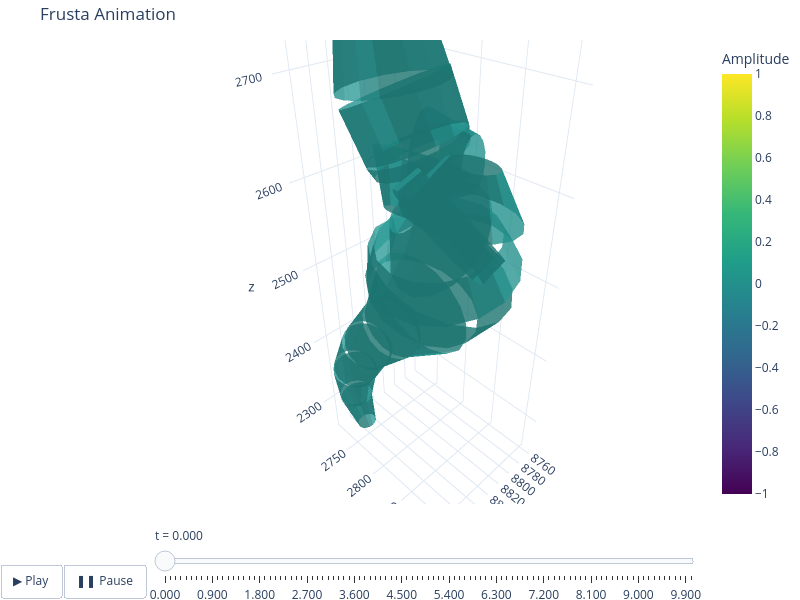

Source (notebook cell):
### Code cell
# create a timeseries data block and animate it using animate_frusta_timeseries
import numpy as np

n_frusta = frusta.n_frusta
T = 10
dt = 0.1
time_domain = np.linspace(0, T, int(T / dt) + 1)
freqs = np.random.uniform(3, 30, n_frusta) / T
V = np.zeros((len(time_domain), n_frusta))
for i, t in enumerate(time_domain):
    V[i, :] = np.sin(freqs * t)

fig = animate_frusta_timeseries(
    frusta,
    time_domain=time_domain,
    amplitudes=V,
    fps=10,
)
fig.show()

### Figure 1 — Plotly figure (JSON) as saved in the notebook; plotly's stock layout.template omitted (floating-point values rounded to 4 significant figures; data arrays with more than 128 entries replaced by an {"elided": "..."} marker saying what was removed)
{"data": [{"cmax": 1.0, "cmin": -1.0, "colorbar": {"title": {"text": "Amplitude"}}, "colorscale": [[0, "#440154"], [0.1111, "#482878"], [0.2222, "#3e4989"], [0.3333, "#31688e"], [0.4444, "#26828e"], [0.5556, "#1f9e89"], [0.6667, "#35b779"], [0.7778, "#6ece58"], [0.8889, "#b5de2b"], [1, "#fde725"]], "flatshading": true, "i": {"elided": "480 int values"}, "intensity": {"elided": "480 int values"}, "intensitymode": "cell", "j": {"elided": "480 int values"}, "k": {"elided": "480 int values"}, "name": "frusta", "opacity": 0.8, "showscale": true, "type": "mesh3d", "x": {"elided": "480 float values"}, "y": {"elided": "480 float values"}, "z": {"elided": "480 float values"}}], "layout": {"height": 600, "margin": {"b": 0, "l": 0, "r": 0, "t": 40}, "scene": {"aspectmode": "data"}, "showlegend": false, "sliders": [{"active": 0, "currentvalue": {"prefix": "t = ", "visible": true}, "steps": [{"args": [["time=0.000"], {"frame": {"duration": 0}, "mode": "immediate", "transition": {"duration": 0}}], "label": "0.000", "method": "animate"}, {"args": [["time=0.100"], {"frame": {"duration": 0}, "mode": "immediate", "transition": {"duration": 0}}], "label": "0.100", "method": "animate"}, {"args": [["time=0.200"], {"frame": {"duration": 0}, "mode": "immediate", "transition": {"duration": 0}}], "label": "0.200", "method": "animate"}, {"args": [["time=0.300"], {"frame": {"duration": 0}, "mode": "immediate", "transition": {"duration": 0}}], "label": "0.300", "method": "animate"}, {"args": [["time=0.400"], {"frame": {"duration": 0}, "mode": "immediate", "transition": {"duration": 0}}], "label": "0.400", "method": "animate"}, {"args": [["time=0.500"], {"frame": {"duration": 0}, "mode": "immediate", "transition": {"duration": 0}}], "label": "0.500", "method": "animate"}, {"args": [["time=0.600"], {"frame": {"duration": 0}, "mode": "immediate", "transition": {"duration": 0}}], "label": "0.600", "method": "animate"}, {"args": [["time=0.700"], {"frame": {"duration": 0}, "mode": "immediate", "transition": {"duration": 0}}], "label": "0.700", "method": "animate"}, {"args": [["time=0.800"], {"frame": {"duration": 0}, "mode": "immediate", "transition": {"duration": 0}}], "label": "0.800", "method": "animate"}, {"args": [["time=0.900"], {"frame": {"duration": 0}, "mode": "immediate", "transition": {"duration": 0}}], "label": "0.900", "method": "animate"}, {"args": [["time=1.000"], {"frame": {"duration": 0}, "mode": "immediate", "transition": {"duration": 0}}], "label": "1.000", "method": "animate"}, {"args": [["time=1.100"], {"frame": {"duration": 0}, "mode": "immediate", "transition": {"duration": 0}}], "label": "1.100", "method": "animate"}, {"args": [["time=1.200"], {"frame": {"duration": 0}, "mode": "immediate", "transition": {"duration": 0}}], "label": "1.200", "method": "animate"}, {"args": [["time=1.300"], {"frame": {"duration": 0}, "mode": "immediate", "transition": {"duration": 0}}], "label": "1.300", "method": "animate"}, {"args": [["time=1.400"], {"frame": {"duration": 0}, "mode": "immediate", "transition": {"duration": 0}}], "label": "1.400", "method": "animate"}, {"args": [["time=1.500"], {"frame": {"duration": 0}, "mode": "immediate", "transition": {"duration": 0}}], "label": "1.500", "method": "animate"}, {"args": [["time=1.600"], {"frame": {"duration": 0}, "mode": "immediate", "transition": {"duration": 0}}], "label": "1.600", "method": "animate"}, {"args": [["time=1.700"], {"frame": {"duration": 0}, "mode": "immediate", "transition": {"duration": 0}}], "label": "1.700", "method": "animate"}, {"args": [["time=1.800"], {"frame": {"duration": 0}, "mode": "immediate", "transition": {"duration": 0}}], "label": "1.800", "method": "animate"}, {"args": [["time=1.900"], {"frame": {"duration": 0}, "mode": "immediate", "transition": {"duration": 0}}], "label": "1.900", "method": "animate"}, {"args": [["time=2.000"], {"frame": {"duration": 0}, "mode": "immediate", "transition": {"duration": 0}}], "label": "2.000", "method": "animate"}, {"args": [["time=2.100"], {"frame": {"duration": 0}, "mode": "immediate", "transition": {"duration": 0}}], "label": "2.100", "method": "animate"}, {"args": [["time=2.200"], {"frame": {"duration": 0}, "mode": "immediate", "transition": {"duration": 0}}], "label": "2.200", "method": "animate"}, {"args": [["time=2.300"], {"frame": {"duration": 0}, "mode": "immediate", "transition": {"duration": 0}}], "label": "2.300", "method": "animate"}, {"args": [["time=2.400"], {"frame": {"duration": 0}, "mode": "immediate", "transition": {"duration": 0}}], "label": "2.400", "method": "animate"}, {"args": [["time=2.500"], {"frame": {"duration": 0}, "mode": "immediate", "transition": {"duration": 0}}], "label": "2.500", "method": "animate"}, {"args": [["time=2.600"], {"frame": {"duration": 0}, "mode": "immediate", "transition": {"duration": 0}}], "label": "2.600", "method": "animate"}, {"args": [["time=2.700"], {"frame": {"duration": 0}, "mode": "immediate", "transition": {"duration": 0}}], "label": "2.700", "method": "animate"}, {"args": [["time=2.800"], {"frame": {"duration": 0}, "mode": "immediate", "transition": {"duration": 0}}], "label": "2.800", "method": "animate"}, {"args": [["time=2.900"], {"frame": {"duration": 0}, "mode": "immediate", "transition": {"duration": 0}}], "label": "2.900", "method": "animate"}, {"args": [["time=3.000"], {"frame": {"duration": 0}, "mode": "immediate", "transition": {"duration": 0}}], "label": "3.000", "method": "animate"}, {"args": [["time=3.100"], {"frame": {"duration": 0}, "mode": "immediate", "transition": {"duration": 0}}], "label": "3.100", "method": "animate"}, {"args": [["time=3.200"], {"frame": {"duration": 0}, "mode": "immediate", "transition": {"duration": 0}}], "label": "3.200", "method": "animate"}, {"args": [["time=3.300"], {"frame": {"duration": 0}, "mode": "immediate", "transition": {"duration": 0}}], "label": "3.300", "method": "animate"}, {"args": [["time=3.400"], {"frame": {"duration": 0}, "mode": "immediate", "transition": {"duration": 0}}], "label": "3.400", "method": "animate"}, {"args": [["time=3.500"], {"frame": {"duration": 0}, "mode": "immediate", "transition": {"duration": 0}}], "label": "3.500", "method": "animate"}, {"args": [["time=3.600"], {"frame": {"duration": 0}, "mode": "immediate", "transition": {"duration": 0}}], "label": "3.600", "method": "animate"}, {"args": [["time=3.700"], {"frame": {"duration": 0}, "mode": "immediate", "transition": {"duration": 0}}], "label": "3.700", "method": "animate"}, {"args": [["time=3.800"], {"frame": {"duration": 0}, "mode": "immediate", "transition": {"duration": 0}}], "label": "3.800", "method": "animate"}, {"args": [["time=3.900"], {"frame": {"duration": 0}, "mode": "immediate", "transition": {"duration": 0}}], "label": "3.900", "method": "animate"}, {"args": [["time=4.000"], {"frame": {"duration": 0}, "mode": "immediate", "transition": {"duration": 0}}], "label": "4.000", "method": "animate"}, {"args": [["time=4.100"], {"frame": {"duration": 0}, "mode": "immediate", "transition": {"duration": 0}}], "label": "4.100", "method": "animate"}, {"args": [["time=4.200"], {"frame": {"duration": 0}, "mode": "immediate", "transition": {"duration": 0}}], "label": "4.200", "method": "animate"}, {"args": [["time=4.300"], {"frame": {"duration": 0}, "mode": "immediate", "transition": {"duration": 0}}], "label": "4.300", "method": "animate"}, {"args": [["time=4.400"], {"frame": {"duration": 0}, "mode": "immediate", "transition": {"duration": 0}}], "label": "4.400", "method": "animate"}, {"args": [["time=4.500"], {"frame": {"duration": 0}, "mode": "immediate", "transition": {"duration": 0}}], "label": "4.500", "method": "animate"}, {"args": [["time=4.600"], {"frame": {"duration": 0}, "mode": "immediate", "transition": {"duration": 0}}], "label": "4.600", "method": "animate"}, {"args": [["time=4.700"], {"frame": {"duration": 0}, "mode": "immediate", "transition": {"duration": 0}}], "label": "4.700", "method": "animate"}, {"args": [["time=4.800"], {"frame": {"duration": 0}, "mode": "immediate", "transition": {"duration": 0}}], "label": "4.800", "method": "animate"}, {"args": [["time=4.900"], {"frame": {"duration": 0}, "mode": "immediate", "transition": {"duration": 0}}], "label": "4.900", "method": "animate"}, {"args": [["time=5.000"], {"frame": {"duration": 0}, "mode": "immediate", "transition": {"duration": 0}}], "label": "5.000", "method": "animate"}, {"args": [["time=5.100"], {"frame": {"duration": 0}, "mode": "immediate", "transition": {"duration": 0}}], "label": "5.100", "method": "animate"}, {"args": [["time=5.200"], {"frame": {"duration": 0}, "mode": "immediate", "transition": {"duration": 0}}], "label": "5.200", "method": "animate"}, {"args": [["time=5.300"], {"frame": {"duration": 0}, "mode": "immediate", "transition": {"duration": 0}}], "label": "5.300", "method": "animate"}, {"args": [["time=5.400"], {"frame": {"duration": 0}, "mode": "immediate", "transition": {"duration": 0}}], "label": "5.400", "method": "animate"}, {"args": [["time=5.500"], {"frame": {"duration": 0}, "mode": "immediate", "transition": {"duration": 0}}], "label": "5.500", "method": "animate"}, {"args": [["time=5.600"], {"frame": {"duration": 0}, "mode": "immediate", "transition": {"duration": 0}}], "label": "5.600", "method": "animate"}, {"args": [["time=5.700"], {"frame": {"duration": 0}, "mode": "immediate", "transition": {"duration": 0}}], "label": "5.700", "method": "animate"}, {"args": [["time=5.800"], {"frame": {"duration": 0}, "mode": "immediate", "transition": {"duration": 0}}], "label": "5.800", "method": "animate"}, {"args": [["time=5.900"], {"frame": {"duration": 0}, "mode": "immediate", "transition": {"duration": 0}}], "label": "5.900", "method": "animate"}, {"args": [["time=6.000"], {"frame": {"duration": 0}, "mode": "immediate", "transition": {"duration": 0}}], "label": "6.000", "method": "animate"}, {"args": [["time=6.100"], {"frame": {"duration": 0}, "mode": "immediate", "transition": {"duration": 0}}], "label": "6.100", "method": "animate"}, {"args": [["time=6.200"], {"frame": {"duration": 0}, "mode": "immediate", "transition": {"duration": 0}}], "label": "6.200", "method": "animate"}, {"args": [["time=6.300"], {"frame": {"duration": 0}, "mode": "immediate", "transition": {"duration": 0}}], "label": "6.300", "method": "animate"}, {"args": [["time=6.400"], {"frame": {"duration": 0}, "mode": "immediate", "transition": {"duration": 0}}], "label": "6.400", "method": "animate"}, {"args": [["time=6.500"], {"frame": {"duration": 0}, "mode": "immediate", "transition": {"duration": 0}}], "label": "6.500", "method": "animate"}, {"args": [["time=6.600"], {"frame": {"duration": 0}, "mode": "immediate", "transition": {"duration": 0}}], "label": "6.600", "method": "animate"}, {"args": [["time=6.700"], {"frame": {"duration": 0}, "mode": "immediate", "transition": {"duration": 0}}], "label": "6.700", "method": "animate"}, {"args": [["time=6.800"], {"frame": {"duration": 0}, "mode": "immediate", "transition": {"duration": 0}}], "label": "6.800", "method": "animate"}, {"args": [["time=6.900"], {"frame": {"duration": 0}, "mode": "immediate", "transition": {"duration": 0}}], "label": "6.900", "method": "animate"}, {"args": [["time=7.000"], {"frame": {"duration": 0}, "mode": "immediate", "transition": {"duration": 0}}], "label": "7.000", "method": "animate"}, {"args": [["time=7.100"], {"frame": {"duration": 0}, "mode": "immediate", "transition": {"duration": 0}}], "label": "7.100", "method": "animate"}, {"args": [["time=7.200"], {"frame": {"duration": 0}, "mode": "immediate", "transition": {"duration": 0}}], "label": "7.200", "method": "animate"}, {"args": [["time=7.300"], {"frame": {"duration": 0}, "mode": "immediate", "transition": {"duration": 0}}], "label": "7.300", "method": "animate"}, {"args": [["time=7.400"], {"frame": {"duration": 0}, "mode": "immediate", "transition": {"duration": 0}}], "label": "7.400", "method": "animate"}, {"args": [["time=7.500"], {"frame": {"duration": 0}, "mode": "immediate", "transition": {"duration": 0}}], "label": "7.500", "method": "animate"}, {"args": [["time=7.600"], {"frame": {"duration": 0}, "mode": "immediate", "transition": {"duration": 0}}], "label": "7.600", "method": "animate"}, {"args": [["time=7.700"], {"frame": {"duration": 0}, "mode": "immediate", "transition": {"duration": 0}}], "label": "7.700", "method": "animate"}, {"args": [["time=7.800"], {"frame": {"duration": 0}, "mode": "immediate", "transition": {"duration": 0}}], "label": "7.800", "method": "animate"}, {"args": [["time=7.900"], {"frame": {"duration": 0}, "mode": "immediate", "transition": {"duration": 0}}], "label": "7.900", "method": "animate"}, {"args": [["time=8.000"], {"frame": {"duration": 0}, "mode": "immediate", "transition": {"duration": 0}}], "label": "8.000", "method": "animate"}, {"args": [["time=8.100"], {"frame": {"duration": 0}, "mode": "immediate", "transition": {"duration": 0}}], "label": "8.100", "method": "animate"}, {"args": [["time=8.200"], {"frame": {"duration": 0}, "mode": "immediate", "transition": {"duration": 0}}], "label": "8.200", "method": "animate"}, {"args": [["time=8.300"], {"frame": {"duration": 0}, "mode": "immediate", "transition": {"duration": 0}}], "label": "8.300", "method": "animate"}, {"args": [["time=8.400"], {"frame": {"duration": 0}, "mode": "immediate", "transition": {"duration": 0}}], "label": "8.400", "method": "animate"}, {"args": [["time=8.500"], {"frame": {"duration": 0}, "mode": "immediate", "transition": {"duration": 0}}], "label": "8.500", "method": "animate"}, {"args": [["time=8.600"], {"frame": {"duration": 0}, "mode": "immediate", "transition": {"duration": 0}}], "label": "8.600", "method": "animate"}, {"args": [["time=8.700"], {"frame": {"duration": 0}, "mode": "immediate", "transition": {"duration": 0}}], "label": "8.700", "method": "animate"}, {"args": [["time=8.800"], {"frame": {"duration": 0}, "mode": "immediate", "transition": {"duration": 0}}], "label": "8.800", "method": "animate"}, {"args": [["time=8.900"], {"frame": {"duration": 0}, "mode": "immediate", "transition": {"duration": 0}}], "label": "8.900", "method": "animate"}, {"args": [["time=9.000"], {"frame": {"duration": 0}, "mode": "immediate", "transition": {"duration": 0}}], "label": "9.000", "method": "animate"}, {"args": [["time=9.100"], {"frame": {"duration": 0}, "mode": "immediate", "transition": {"duration": 0}}], "label": "9.100", "method": "animate"}, {"args": [["time=9.200"], {"frame": {"duration": 0}, "mode": "immediate", "transition": {"duration": 0}}], "label": "9.200", "method": "animate"}, {"args": [["time=9.300"], {"frame": {"duration": 0}, "mode": "immediate", "transition": {"duration": 0}}], "label": "9.300", "method": "animate"}, {"args": [["time=9.400"], {"frame": {"duration": 0}, "mode": "immediate", "transition": {"duration": 0}}], "label": "9.400", "method": "animate"}, {"args": [["time=9.500"], {"frame": {"duration": 0}, "mode": "immediate", "transition": {"duration": 0}}], "label": "9.500", "method": "animate"}, {"args": [["time=9.600"], {"frame": {"duration": 0}, "mode": "immediate", "transition": {"duration": 0}}], "label": "9.600", "method": "animate"}, {"args": [["time=9.700"], {"frame": {"duration": 0}, "mode": "immediate", "transition": {"duration": 0}}], "label": "9.700", "method": "animate"}, {"args": [["time=9.800"], {"frame": {"duration": 0}, "mode": "immediate", "transition": {"duration": 0}}], "label": "9.800", "method": "animate"}, {"args": [["time=9.900"], {"frame": {"duration": 0}, "mode": "immediate", "transition": {"duration": 0}}], "label": "9.900", "method": "animate"}, {"args": [["time=10.000"], {"frame": {"duration": 0}, "mode": "immediate", "transition": {"duration": 0}}], "label": "10.000", "method": "animate"}]}], "title": {"text": "Frusta Animation"}, "updatemenus": [{"buttons": [{"args": [null, {"frame": {"duration": 100}, "fromcurrent": true, "transition": {"duration": 0}}], "label": "▶ Play", "method": "animate"}, {"args": [[null], {"frame": {"duration": 0}, "mode": "immediate", "transition": {"duration": 0}}], "label": "❚❚ Pause", "method": "animate"}], "direction": "left", "pad": {"r": 10, "t": 60}, "showactive": false, "type": "buttons", "x": 0, "y": 0}], "width": 800}}
